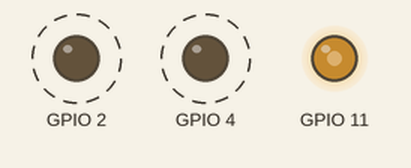
This sketch was run on a simulated ESP32-C3. On the bench: output pins drawn as LEDs (lit = HIGH). Dashed ring = blinking.

Above: at 0.1 s.
Timing chart, 0 to 3.0 s (numbered marks = the images above):
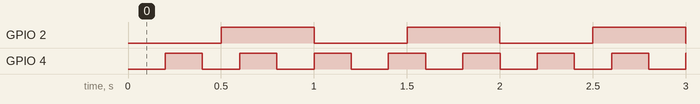

The sketch:

MyLED.ino
```cpp
/*
 * ============================================================================
 *  MyLED.ino  ―  MyLED 库使用示例
 * ============================================================================
 *  使用定时器中断同时控制 3 个 LED，使其以各自不同的模式发光。
 *  loop() 中无需编写任何代码。闪烁由后台的定时器中断全权处理，
 *  因此不会阻塞主循环，这也是本库的最大特点。
 *
 *  接线（示例）:
 *    引脚 --[电阻 220〜330Ω]-- LED正极(+) … LED负极(-) -- GND
 *
 *  ★ 引脚选择说明 ★
 *    - 闪烁(toggle) 可以使用任意输出引脚。
 *    - 使用 PWM(pwm) 的引脚需注意:
 *        AVR(UNO/Nano) … 请使用 3、5、6、11 号引脚（9、10号引脚因与闪烁用的Timer1冲突而无法使用）
 *        ESP32 系列    … 可以使用任意支持输出的 GPIO
 * ============================================================================
 */

#include "src/MyLED.h"

// 准备 3 个 LED 实例（数组）
LEDClass leds[3];

void setup() {
    // 1) 注册各个 LED 使用的引脚（会自动设置为输出模式）
    //    请根据您的实际接线修改下方引脚号
    leds[0].begin(2);   // 用于闪烁
    leds[1].begin(4);   // 用于闪烁
    leds[2].begin(11);  // 用于PWM（在AVR上选择与Timer1不冲突的11号引脚）

    // 2) 向管理类 LED 传入“数组首地址”和“数量”。此时 1ms 定时器将启动
    LED.begin(leds, 3);

    // 3) 分别指定发光模式
    LED[0].toggle(500); // 每 500ms 翻转一次（慢速闪烁）
    LED[1].toggle(200); // 每 200ms 翻转一次（快速闪烁）
    LED[2].pwm(128);    // 亮度 50%（0〜255 的中间值）常亮
}

void loop() {
    // 无需编写任何代码。闪烁将由定时器中断自动完成，
    // 因此您可以让此处专注于处理其他任务（如传感器读取等）。
}
```

MyLED.cpp
```cpp
/*
 * ============================================================================
 *  MyLED.cpp  ―  MyLED.h 的“具体实现”
 * ============================================================================
 *  如果头文件 (.h) 是“声明（能做什么）”，那么这里就是“定义（怎么做）”。
 *
 *  针对不同单片机的处理逻辑，通过 #if 分为以下 3 个体系进行切换：
 *     ・AVR    (__AVR__)   … 包括 UNO/Nano/LGT8F。使用 Timer1 + 内联汇编
 *     ・ESP32 (ESP32)     … 包括 C3/S2/S3。使用硬件定时器 + digitalWrite
 *     ・其他               … 使用 digitalWrite 的安全回退方案（Fallback）
 * ============================================================================
 */

#include "MyLED.h"

// 在整个程序中仅存在一个的管理类的“实体”。
// （头文件中仅使用 extern 声明了“在某处存在”，实体在此处放置一个）
LEDManager LED;

// ---- 用于 ESP32: 硬件定时器句柄（AVR 中不使用）----
#if defined(ESP32)
static hw_timer_t* s_hwTimer = nullptr;
#endif


/* ===========================================================================
 *  LEDClass 的实现
 * =========================================================================== */

// 构造函数: 将所有状态统一初始化为“安全初始值”。
// _pin = 255 表示“尚未调用 begin()”的哨兵值（不存在的引脚号）。
LEDClass::LEDClass()
    : _pin(255), _port(nullptr), _bitmask(0),
      _toggle_interval_ms(0), _timer_counter(0),
      _toggle_enabled(false), _state(false) {}

// 注册所使用的引脚，并将其设置为输出模式。
void LEDClass::begin(uint8_t pin) {
    _pin = pin;
    pinMode(_pin, OUTPUT);

#if defined(__AVR__)
    // 在 AVR 中，为了“直接操作端口”，根据引脚号预先获取：
    //    _port    … 该引脚所属输出寄存器的地址
    //    _bitmask … 该引脚在该寄存器中所占用的位
    // 这样可以实现比 digitalWrite 更快的点亮/熄灭操作。
    _port    = portOutputRegister(digitalPinToPort(_pin));
    _bitmask = digitalPinToBitMask(_pin);
#endif
    // 在 ESP32 等芯片中 _port 保持为 nullptr → 在下方的 setLow/HighInline() 中
    // 会自动使用 digitalWrite。

    setLowInline(); // 初始状态务必从熄灭开始
}

// ---- 从这里开始的下方 2 个 free 函数是用于“AVR 汇编演示”的辅助函数 ----
//      加上 static 使其成为仅在本文件中使用的函数。
#if defined(__AVR__)
// HIGH（点亮）: 仅将端口对应的位设为 1（保持其他位不变）
static inline void setHighInlineImpl(volatile uint8_t* port, uint8_t mask) {
    __asm__ __volatile__ (
        "ld  __tmp_reg__, Z    \n\t" // 将 Z(=port) 所指向的当前值读取到临时寄存器
        "or  __tmp_reg__, %0   \n\t" // 与 mask 进行按位或运算（将对应位置 1）
        "st  Z, __tmp_reg__    \n\t" // 写回端口
        :
        : "r" (mask), "z" (port)
        : "memory"
    );
}
// LOW（熄灭）: 仅将端口对应的位设为 0（保持其他位不变）
static inline void setLowInlineImpl(volatile uint8_t* port, uint8_t mask) {
    uint8_t inv_mask = ~mask;                // 将 mask 取反（仅对应位为 0，其他位为 1）
    __asm__ __volatile__ (
        "ld  __tmp_reg__, Z    \n\t"
        "and __tmp_reg__, %0   \n\t"         // 与反转后的 mask 进行按位与运算（将对应位置 0）
        "st  Z, __tmp_reg__    \n\t"
        :
        : "r" (inv_mask), "z" (port)
        : "memory"
    );
}
#endif // __AVR__

// 点亮。AVR 使用高速汇编，其他微控制器直接使用 digitalWrite。
void LEDClass::setHighInline() {
#if defined(__AVR__)
    if (_port) { setHighInlineImpl(_port, _bitmask); return; }
#endif
    digitalWrite(_pin, HIGH);
}

// 熄灭。同上。
void LEDClass::setLowInline() {
#if defined(__AVR__)
    if (_port) { setLowInlineImpl(_port, _bitmask); return; }
#endif
    digitalWrite(_pin, LOW);
}

// 设置每 t 毫秒闪烁一次。当 t<=0 时停止闪烁。
void LEDClass::toggle(int t) {
    // 这些变量也会在定时器中断 (_tick1ms) 中被读取和写入。
    // 如果在修改多个变量的“过程中”触发中断，可能会导致数据错乱，
    // 因此在修改期间暂时关闭中断以实现安全更新（原子更新）。
    noInterrupts();
    if (t <= 0) {
        _toggle_enabled     = false;
        _toggle_interval_ms = 0;
    } else {
        _toggle_interval_ms = (uint16_t)t;
        _timer_counter      = 0;
        _toggle_enabled     = true;
    }
    interrupts();
}

// PWM（亮度调节）。0=熄灭 〜 255=全亮。
void LEDClass::pwm(uint8_t duty) {
    _toggle_enabled = false; // PWM 期间停止闪烁翻转
#if defined(__AVR__)
    // 【注意 / 仅限 AVR】由于本库占用了 Timer1 用于闪烁，
    // 连接到 Timer1 的 9、10 号引脚上的 analogWrite 将无法正常工作。
    // 用于 PWM 的引脚请选择 3、5、6、11 号（Timer0/Timer2）。
#endif
    analogWrite(_pin, duty);
}

// 由定时器中断每 1 毫秒调用一次。这里是闪烁逻辑的核心。
void LEDClass::_tick1ms() {
    if (!_toggle_enabled || _toggle_interval_ms == 0) return;

    _timer_counter++;
    if (_timer_counter >= _toggle_interval_ms) {
        _timer_counter = 0;
        _state = !_state;                 // 翻转亮灭状态
        if (_state) setHighInline();
        else        setLowInline();
    }
}


/* ===========================================================================
 *  LEDManager 的实现
 * =========================================================================== */

LEDManager::LEDManager() : _leds(nullptr), _count(0) {}

// 注册管理的 LED 数组并启动 1ms 定时器。
void LEDManager::begin(LEDClass* ledArray, size_t count) {
    _leds  = ledArray;
    _count = count;
    initTimer1();
}

// 下标运算符，支持 LED[n] 形式的访问。越界或未初始化时返回 0 号以防止程序崩溃。
LEDClass& LEDManager::operator[](size_t index) {
    if (_leds == nullptr) {
        // 在 begin() 之前被调用时的保护措施。返回静态伪对象以防止崩溃。
        static LEDClass dummy;
        return dummy;
    }
    if (index >= _count) index = 0; // 越界访问保护
    return _leds[index];
}

// 批量执行所有 LED 的 1ms 处理逻辑（由中断调用）。
void LEDManager::_tickAll() {
    for (size_t i = 0; i < _count; i++) {
        _leds[i]._tick1ms();
    }
}


/* ===========================================================================
 *  1ms 定时器中断设置（此处为依赖单片机硬件的核心逻辑）
 * =========================================================================== */

#if defined(__AVR__)
// ---- AVR（UNO/Nano/LGT8F）: 将 Timer1 设置为 CTC 模式，频率 1kHz(=1ms) ----
void LEDManager::initTimer1() {
    noInterrupts();          // 设置期间暂停中断
    TCCR1A = 0;
    TCCR1B = 0;
    TCNT1  = 0;

    // 比较值 OCR1A 根据 F_CPU 自动计算（16MHz 下为 249）。
    //    中断频率 = F_CPU / 预分频器(64) / (OCR1A + 1) = 1000Hz
    OCR1A  = (uint16_t)(F_CPU / 64UL / 1000UL - 1UL);

    TCCR1B |= (1 << WGM12);              // CTC 模式（达到 OCR1A 时自动重置）
    TCCR1B |= (1 << CS11) | (1 << CS10); // 预分频器 64
    TIMSK1 |= (1 << OCIE1A);             // 允许比较匹配 A 中断
    interrupts();
}

// AVR 的中断服务程序（ISR）。每 1ms 自动调用一次。
ISR(TIMER1_COMPA_vect) {
    LED._tickAll();
}

#elif defined(ESP32)
// ---- ESP32 / C3 / S2 / S3: 使用通用硬件定时器实现 1ms 周期中断 ----
// ※ 中断处理函数需要放置在 RAM 中，因此加上 IRAM_ATTR 属性。
void IRAM_ATTR onLedTimer() {
    LED._tickAll();
}

void LEDManager::initTimer1() {
  #if ESP_ARDUINO_VERSION_MAJOR >= 3
    // arduino-esp32 3.x 及以上版本的新 API。创建 1MHz（=1μs步进）的定时器。
    s_hwTimer = timerBegin(1000000);              // 分辨率 1MHz
    timerAttachInterrupt(s_hwTimer, &onLedTimer); // 注册中断函数
    timerAlarm(s_hwTimer, 1000, true, 0);          // 每 1000μs=1ms 触发一次，自动重载
  #else
    // arduino-esp32 2.x 及更早版本的旧 API（为了兼容性而保留）。
    s_hwTimer = timerBegin(0, 80, true);          // 80MHz/80 = 1MHz
    timerAttachInterrupt(s_hwTimer, &onLedTimer, true);
    timerAlarmWrite(s_hwTimer, 1000, true);       // 每 1ms 触发一次
    timerAlarmEnable(s_hwTimer);
  #endif
}

#else
// ---- 上述以外的单片机: 无定时器的回退方案（Fallback） ----
// （适用于无法提供定时器中断的环境。闪烁功能将无法运行，
//    但 setHighInline()/setLowInline()/pwm() 仍可正常使用。）
void LEDManager::initTimer1() {
    // 不执行任何操作
}
#endif
```

MyLED.h
```cpp
/*
 * ============================================================================
 *  MyLED.h  ―  使用“中断定时器”同时控制多个 LED 的教学用库
 * ============================================================================
 *
 *  【通过本库可以学到什么】
 *   1. 类（class）的编写方法 … 将单个 LED 抽象为 LEDClass，将整体管理抽象为 LEDManager
 *   2. 数组与指针            … 批量处理多个 LED
 *   3. 运算符重载            … 实现类似 LED[0] 这种“像数组一样”访问的机制
 *   4. 硬件定时器中断        … 不阻塞 loop() 的情况下按固定时间间隔进行处理
 *   5.（进阶）AVR 内联汇编   … 直接操作端口以实现高速化
 *
 *  【支持的单片机】
 *   - Arduino UNO / Nano 等（ATmega328P, 16MHz）… Timer1 + 内联汇编
 *   - LGT8F328P                                 … 同上（兼容 AVR）
 *   - ESP32 / ESP32-C3 / ESP32-S2 / ESP32-S3     … 硬件定时器 + digitalWrite
 *
 *  “不同单片机之间的差异”通过 #if defined(...) 自动切换。
 *  使用者侧（.ino）的代码在任何单片机上均可完全相同地运行。
 * ============================================================================
 */

#ifndef MY_LED_H          // ← 防止多次加载同一个头文件导致重复定义的“Include Guard（包含保护）”
#define MY_LED_H

#include <Arduino.h>      // pinMode / digitalWrite / uint8_t 等基本功能

/* ---------------------------------------------------------------------------
 *  LEDClass : 表示“单个” LED 的类
 *
 *  针对单个 LED，保存“连接到哪个引脚”、“是否闪烁”、“当前是否点亮”等
 *  信息（状态），并提供点亮 / 熄灭 / 闪烁等操作功能。
 * ------------------------------------------------------------------------- */
class LEDClass {
private:
    // ---- 引脚相关信息 ----
    uint8_t _pin;              // 连接该 LED 的引脚号

    // ---- 用于在 AVR 中“直接操作端口”的信息（ESP32 中未使用）----
    volatile uint8_t* _port;   // 输出端口寄存器的地址（例如: &PORTB）
    uint8_t _bitmask;          // 该引脚在该端口中所占用的位（例如: 0x20）

    // ---- 闪烁（Toggle）状态。由于会在中断中被修改，因此加上 volatile 关键字 ----
    volatile uint16_t _toggle_interval_ms; // 每隔多少毫秒翻转一次（0=不闪烁）
    volatile uint16_t _timer_counter;      // 记录已过毫秒数的计数器
    volatile bool      _toggle_enabled;     // 当前是否正在闪烁
    volatile bool      _state;              // 当前是 HIGH(点亮) 还是 LOW(熄灭)

public:
    LEDClass();                 // 构造函数（创建对象时调用的初始化）

    // 注册使用的引脚并设置为输出模式。最开始只需调用 1 次
    void begin(uint8_t pin);

    // 点亮 / 熄灭 LED（AVR 中使用汇编，其他微控制器使用 digitalWrite）
    void setHighInline();
    void setLowInline();

    // 每 t 毫秒重复点亮和熄灭。传入 t=0 可停止闪烁
    void toggle(int t);

    // 将亮度划分为 256 个等级，在 0(熄灭)〜255(全亮) 之间指定（PWM）
    void pwm(uint8_t duty);

    // 【内部使用】由定时器中断每 1 毫秒调用一次。用户请勿直接调用
    void _tick1ms();
};

/* ---------------------------------------------------------------------------
 *  LEDManager : 对多个 LEDClass 进行“统一管理”的类
 *
 *  ・接收并保存 LED 数组
 *  ・实现类似 LED[0] 这样通过下标进行访问的功能（operator[]）
 *  ・仅启动 1 个 1ms 的定时器中断，并统一调用所有 LED 的 _tick1ms()
 *
 *  该类的实例（实体）如随后的 extern 声明所示，已经以 LED 为名
 *  准备好了一个。用户直接使用该实例即可。
 * ------------------------------------------------------------------------- */
class LEDManager {
private:
    LEDClass* _leds;   // 所管理的 LED 数组的首地址
    size_t    _count;  // LED 的数量

public:
    LEDManager();

    // 注册所管理的 LED 数组及其数量，并启动定时器中断
    void begin(LEDClass* ledArray, size_t count);

    // 支持 LED[n] 形式的语法（下标运算符重载）
    LEDClass& operator[](size_t index);

    // 【内部使用】1ms 定时器的设置
    void initTimer1();

    // 【内部使用】由中断调用，批量调用所有 LED 的 _tick1ms()
    void _tickAll();
};

// 整个程序中共享的唯一管理者。实体位于 MyLED.cpp 中
extern LEDManager LED;

#endif // MY_LED_H
```

Measured:
- by itself, GPIO 2: alternates HIGH for 0.50 s and LOW for 0.50 s
- by itself, GPIO 4: alternates HIGH for 0.20 s and LOW for 0.20 s
- by itself, everything shown: repeats every 2.0 s, in 12 steps
